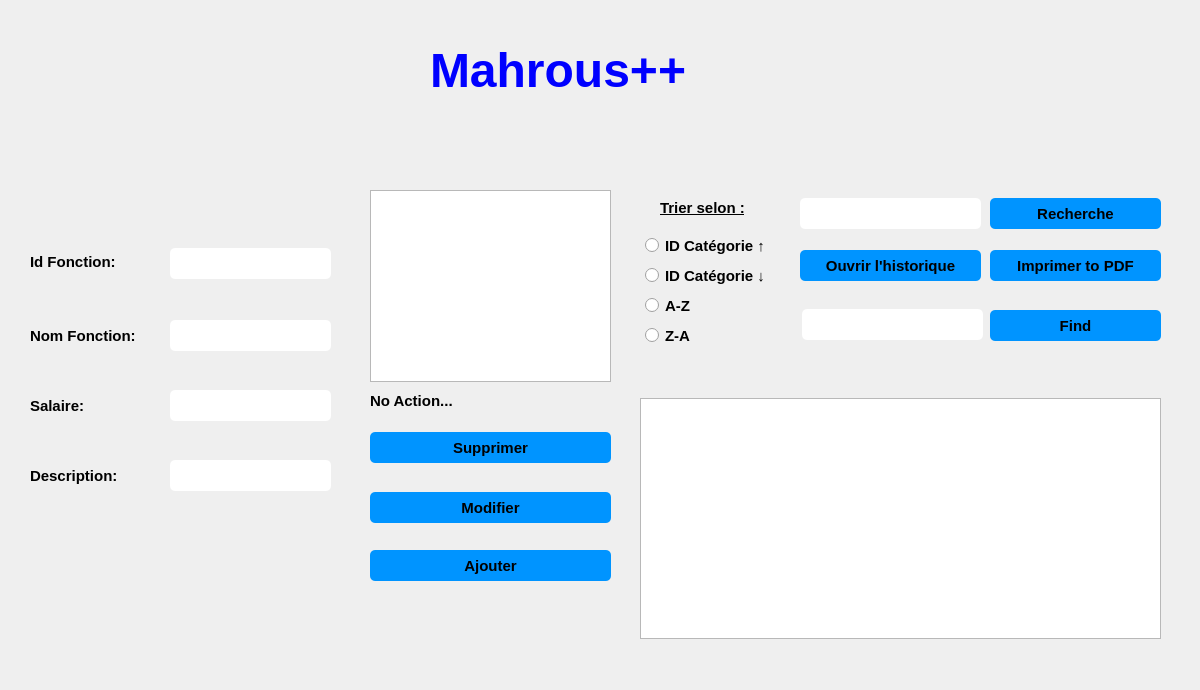
<?xml version="1.0" encoding="UTF-8"?>
<ui version="4.0">
 <class>rh_fonctions</class>
 <widget class="QDialog" name="rh_fonctions">
  <property name="geometry">
   <rect>
    <x>0</x>
    <y>0</y>
    <width>1200</width>
    <height>690</height>
   </rect>
  </property>
  <property name="windowTitle">
   <string>Dialog</string>
  </property>
  <widget class="QPushButton" name="AjouterCategorieMateriel">
   <property name="geometry">
    <rect>
     <x>370</x>
     <y>550</y>
     <width>241</width>
     <height>31</height>
    </rect>
   </property>
   <property name="font">
    <font>
     <pointsize>11</pointsize>
     <weight>75</weight>
     <bold>true</bold>
    </font>
   </property>
   <property name="styleSheet">
    <string notr="true">QPushButton {
padding: 5px;
border-radius: 5px;
background-color:#0094ff;
font-weight: bold;
}
QPushButton:hover
{
color :white;
}</string>
   </property>
   <property name="text">
    <string>Ajouter</string>
   </property>
  </widget>
  <widget class="QLabel" name="label_2">
   <property name="geometry">
    <rect>
     <x>30</x>
     <y>290</y>
     <width>123</width>
     <height>91</height>
    </rect>
   </property>
   <property name="font">
    <font>
     <pointsize>11</pointsize>
     <weight>75</weight>
     <bold>true</bold>
    </font>
   </property>
   <property name="text">
    <string>Nom Fonction:</string>
   </property>
  </widget>
  <widget class="QTableView" name="affichage">
   <property name="geometry">
    <rect>
     <x>370</x>
     <y>190</y>
     <width>241</width>
     <height>192</height>
    </rect>
   </property>
   <attribute name="verticalHeaderVisible">
    <bool>false</bool>
   </attribute>
  </widget>
  <widget class="QLineEdit" name="cx_idFonction">
   <property name="geometry">
    <rect>
     <x>170</x>
     <y>248</y>
     <width>161</width>
     <height>31</height>
    </rect>
   </property>
   <property name="styleSheet">
    <string notr="true">QLineEdit {
padding: 5px;
border-radius: 5px;

font-weight: bold;
}</string>
   </property>
  </widget>
  <widget class="QPushButton" name="ModifierCategorieMaeriel">
   <property name="geometry">
    <rect>
     <x>370</x>
     <y>492</y>
     <width>241</width>
     <height>31</height>
    </rect>
   </property>
   <property name="font">
    <font>
     <pointsize>11</pointsize>
     <weight>75</weight>
     <bold>true</bold>
    </font>
   </property>
   <property name="styleSheet">
    <string notr="true">QPushButton {
padding: 5px;
border-radius: 5px;
background-color:#0094ff;
font-weight: bold;
}
QPushButton:hover
{
color :white;
}</string>
   </property>
   <property name="text">
    <string>Modifier</string>
   </property>
  </widget>
  <widget class="QLabel" name="label">
   <property name="geometry">
    <rect>
     <x>30</x>
     <y>218</y>
     <width>123</width>
     <height>87</height>
    </rect>
   </property>
   <property name="font">
    <font>
     <pointsize>11</pointsize>
     <weight>75</weight>
     <bold>true</bold>
    </font>
   </property>
   <property name="text">
    <string>Id Fonction:</string>
   </property>
  </widget>
  <widget class="QLabel" name="status">
   <property name="geometry">
    <rect>
     <x>370</x>
     <y>380</y>
     <width>251</width>
     <height>41</height>
    </rect>
   </property>
   <property name="font">
    <font>
     <pointsize>11</pointsize>
     <weight>75</weight>
     <bold>true</bold>
    </font>
   </property>
   <property name="text">
    <string>No Action...</string>
   </property>
  </widget>
  <widget class="QLineEdit" name="cx_nomFonction">
   <property name="geometry">
    <rect>
     <x>170</x>
     <y>320</y>
     <width>161</width>
     <height>31</height>
    </rect>
   </property>
   <property name="styleSheet">
    <string notr="true">QLineEdit {
padding: 5px;
border-radius: 5px;

font-weight: bold;
}</string>
   </property>
  </widget>
  <widget class="QPushButton" name="SupprimerCategorieMateriel">
   <property name="geometry">
    <rect>
     <x>370</x>
     <y>432</y>
     <width>241</width>
     <height>31</height>
    </rect>
   </property>
   <property name="font">
    <font>
     <pointsize>11</pointsize>
     <weight>75</weight>
     <bold>true</bold>
    </font>
   </property>
   <property name="styleSheet">
    <string notr="true">QPushButton {
padding: 5px;
border-radius: 5px;
background-color:#0094ff;
font-weight: bold;
}
QPushButton:hover
{
color :white;
}</string>
   </property>
   <property name="text">
    <string>Supprimer</string>
   </property>
  </widget>
  <widget class="QPushButton" name="ImprimerpdfHistoriqueCategorieMateriel">
   <property name="geometry">
    <rect>
     <x>990</x>
     <y>250</y>
     <width>171</width>
     <height>31</height>
    </rect>
   </property>
   <property name="font">
    <font>
     <pointsize>11</pointsize>
     <weight>75</weight>
     <bold>true</bold>
    </font>
   </property>
   <property name="styleSheet">
    <string notr="true">QPushButton {
padding: 5px;
border-radius: 5px;
background-color:#0094ff;
font-weight: bold;
}
QPushButton:hover
{
color :white;
}</string>
   </property>
   <property name="text">
    <string>Imprimer to PDF</string>
   </property>
  </widget>
  <widget class="QPushButton" name="RechercheCategorieMateriel">
   <property name="geometry">
    <rect>
     <x>990</x>
     <y>198</y>
     <width>171</width>
     <height>31</height>
    </rect>
   </property>
   <property name="font">
    <font>
     <family>MS Shell Dlg 2</family>
     <pointsize>11</pointsize>
     <weight>75</weight>
     <bold>true</bold>
    </font>
   </property>
   <property name="styleSheet">
    <string notr="true">QPushButton {
padding: 5px;
border-radius: 5px;
background-color:#0094ff;
font-weight: bold;
}
QPushButton:hover
{
color :white;
}</string>
   </property>
   <property name="text">
    <string>Recherche</string>
   </property>
  </widget>
  <widget class="QPushButton" name="HistoriqueCategorieMateriel">
   <property name="geometry">
    <rect>
     <x>800</x>
     <y>250</y>
     <width>181</width>
     <height>31</height>
    </rect>
   </property>
   <property name="font">
    <font>
     <pointsize>11</pointsize>
     <weight>75</weight>
     <bold>true</bold>
    </font>
   </property>
   <property name="styleSheet">
    <string notr="true">QPushButton {
padding: 5px;
border-radius: 5px;
background-color:#0094ff;
font-weight: bold;
}
QPushButton:hover
{
color :white;
}</string>
   </property>
   <property name="text">
    <string>Ouvrir l'historique</string>
   </property>
  </widget>
  <widget class="QTextBrowser" name="historique_categorie">
   <property name="geometry">
    <rect>
     <x>640</x>
     <y>398</y>
     <width>521</width>
     <height>241</height>
    </rect>
   </property>
   <property name="font">
    <font>
     <pointsize>10</pointsize>
     <weight>75</weight>
     <bold>true</bold>
    </font>
   </property>
  </widget>
  <widget class="QRadioButton" name="trieriddecroi">
   <property name="geometry">
    <rect>
     <x>640</x>
     <y>260</y>
     <width>141</width>
     <height>31</height>
    </rect>
   </property>
   <property name="font">
    <font>
     <pointsize>11</pointsize>
     <weight>75</weight>
     <bold>true</bold>
    </font>
   </property>
   <property name="styleSheet">
    <string notr="true">
padding: 5px;
border-radius: 5px;

font-weight: bold;
</string>
   </property>
   <property name="text">
    <string>ID Catégorie ↓</string>
   </property>
  </widget>
  <widget class="QLineEdit" name="lineEdit_HR">
   <property name="geometry">
    <rect>
     <x>802</x>
     <y>309</y>
     <width>181</width>
     <height>31</height>
    </rect>
   </property>
   <property name="styleSheet">
    <string notr="true">QLineEdit {
padding: 5px;
border-radius: 5px;

font-weight: bold;
}</string>
   </property>
  </widget>
  <widget class="QRadioButton" name="trierAZ">
   <property name="geometry">
    <rect>
     <x>640</x>
     <y>290</y>
     <width>83</width>
     <height>31</height>
    </rect>
   </property>
   <property name="font">
    <font>
     <pointsize>11</pointsize>
     <weight>75</weight>
     <bold>true</bold>
    </font>
   </property>
   <property name="styleSheet">
    <string notr="true">
padding: 5px;
border-radius: 5px;

font-weight: bold;
</string>
   </property>
   <property name="text">
    <string>A-Z</string>
   </property>
  </widget>
  <widget class="QPushButton" name="RecherhceHistoriqueCategoreMateriel">
   <property name="geometry">
    <rect>
     <x>990</x>
     <y>310</y>
     <width>171</width>
     <height>31</height>
    </rect>
   </property>
   <property name="font">
    <font>
     <pointsize>11</pointsize>
     <weight>75</weight>
     <bold>true</bold>
    </font>
   </property>
   <property name="styleSheet">
    <string notr="true">QPushButton {
padding: 5px;
border-radius: 5px;
background-color:#0094ff;
font-weight: bold;
}
QPushButton:hover
{
color :white;
}</string>
   </property>
   <property name="text">
    <string>Find</string>
   </property>
  </widget>
  <widget class="QLineEdit" name="lineEdit_recherche">
   <property name="geometry">
    <rect>
     <x>800</x>
     <y>198</y>
     <width>181</width>
     <height>31</height>
    </rect>
   </property>
   <property name="styleSheet">
    <string notr="true">QLineEdit {
padding: 5px;
border-radius: 5px;

font-weight: bold;
}</string>
   </property>
  </widget>
  <widget class="QRadioButton" name="trieridcroi">
   <property name="geometry">
    <rect>
     <x>640</x>
     <y>230</y>
     <width>151</width>
     <height>31</height>
    </rect>
   </property>
   <property name="font">
    <font>
     <pointsize>11</pointsize>
     <weight>75</weight>
     <bold>true</bold>
    </font>
   </property>
   <property name="styleSheet">
    <string notr="true">
padding: 5px;
border-radius: 5px;

font-weight: bold;
</string>
   </property>
   <property name="text">
    <string>ID Catégorie ↑ </string>
   </property>
  </widget>
  <widget class="QLabel" name="label_5">
   <property name="geometry">
    <rect>
     <x>660</x>
     <y>200</y>
     <width>111</width>
     <height>16</height>
    </rect>
   </property>
   <property name="font">
    <font>
     <pointsize>11</pointsize>
     <weight>75</weight>
     <bold>true</bold>
     <underline>true</underline>
    </font>
   </property>
   <property name="text">
    <string>Trier selon :</string>
   </property>
  </widget>
  <widget class="QRadioButton" name="trierZA">
   <property name="geometry">
    <rect>
     <x>640</x>
     <y>320</y>
     <width>83</width>
     <height>31</height>
    </rect>
   </property>
   <property name="font">
    <font>
     <pointsize>11</pointsize>
     <weight>75</weight>
     <bold>true</bold>
    </font>
   </property>
   <property name="styleSheet">
    <string notr="true">
padding: 5px;
border-radius: 5px;

font-weight: bold;
</string>
   </property>
   <property name="text">
    <string>Z-A</string>
   </property>
  </widget>
  <widget class="QLabel" name="pic">
   <property name="geometry">
    <rect>
     <x>0</x>
     <y>0</y>
     <width>1200</width>
     <height>690</height>
    </rect>
   </property>
   <property name="text">
    <string/>
   </property>
  </widget>
  <widget class="QLabel" name="remarque_nom">
   <property name="geometry">
    <rect>
     <x>330</x>
     <y>320</y>
     <width>31</width>
     <height>31</height>
    </rect>
   </property>
   <property name="font">
    <font>
     <pointsize>15</pointsize>
     <weight>75</weight>
     <bold>true</bold>
    </font>
   </property>
   <property name="styleSheet">
    <string notr="true">color:red;</string>
   </property>
   <property name="text">
    <string/>
   </property>
  </widget>
  <widget class="QLabel" name="text_id">
   <property name="geometry">
    <rect>
     <x>180</x>
     <y>288</y>
     <width>151</width>
     <height>21</height>
    </rect>
   </property>
   <property name="font">
    <font>
     <pointsize>7</pointsize>
     <weight>75</weight>
     <bold>true</bold>
    </font>
   </property>
   <property name="styleSheet">
    <string notr="true">color:red;</string>
   </property>
   <property name="text">
    <string/>
   </property>
  </widget>
  <widget class="QLabel" name="text_vide">
   <property name="geometry">
    <rect>
     <x>30</x>
     <y>178</y>
     <width>281</width>
     <height>21</height>
    </rect>
   </property>
   <property name="font">
    <font>
     <pointsize>7</pointsize>
     <weight>75</weight>
     <bold>true</bold>
    </font>
   </property>
   <property name="styleSheet">
    <string notr="true">color:red;</string>
   </property>
   <property name="text">
    <string/>
   </property>
  </widget>
  <widget class="QLabel" name="remarque_id">
   <property name="geometry">
    <rect>
     <x>330</x>
     <y>248</y>
     <width>41</width>
     <height>31</height>
    </rect>
   </property>
   <property name="font">
    <font>
     <pointsize>15</pointsize>
     <weight>75</weight>
     <bold>true</bold>
    </font>
   </property>
   <property name="styleSheet">
    <string notr="true">color:red;</string>
   </property>
   <property name="text">
    <string/>
   </property>
  </widget>
  <widget class="QLabel" name="text_nom">
   <property name="geometry">
    <rect>
     <x>170</x>
     <y>360</y>
     <width>191</width>
     <height>31</height>
    </rect>
   </property>
   <property name="font">
    <font>
     <pointsize>7</pointsize>
     <weight>75</weight>
     <bold>true</bold>
    </font>
   </property>
   <property name="styleSheet">
    <string notr="true">color:red;</string>
   </property>
   <property name="text">
    <string/>
   </property>
  </widget>
  <widget class="QLabel" name="label_10">
   <property name="geometry">
    <rect>
     <x>430</x>
     <y>30</y>
     <width>321</width>
     <height>81</height>
    </rect>
   </property>
   <property name="text">
    <string>&lt;html&gt;&lt;head/&gt;&lt;body&gt;&lt;p&gt;&lt;span style=&quot; font-size:36pt; font-weight:600; color:#0000ff;&quot;&gt;Mahrous++&lt;/span&gt;&lt;/p&gt;&lt;/body&gt;&lt;/html&gt;</string>
   </property>
  </widget>
  <widget class="QLabel" name="label_4">
   <property name="geometry">
    <rect>
     <x>30</x>
     <y>360</y>
     <width>123</width>
     <height>91</height>
    </rect>
   </property>
   <property name="font">
    <font>
     <pointsize>11</pointsize>
     <weight>75</weight>
     <bold>true</bold>
    </font>
   </property>
   <property name="text">
    <string>Salaire:</string>
   </property>
  </widget>
  <widget class="QLineEdit" name="cx_salaire">
   <property name="geometry">
    <rect>
     <x>170</x>
     <y>390</y>
     <width>161</width>
     <height>31</height>
    </rect>
   </property>
   <property name="styleSheet">
    <string notr="true">QLineEdit {
padding: 5px;
border-radius: 5px;

font-weight: bold;
}</string>
   </property>
  </widget>
  <widget class="QLabel" name="remarque_salaire">
   <property name="geometry">
    <rect>
     <x>330</x>
     <y>390</y>
     <width>31</width>
     <height>31</height>
    </rect>
   </property>
   <property name="font">
    <font>
     <pointsize>15</pointsize>
     <weight>75</weight>
     <bold>true</bold>
    </font>
   </property>
   <property name="styleSheet">
    <string notr="true">color:red;</string>
   </property>
   <property name="text">
    <string/>
   </property>
  </widget>
  <widget class="QLabel" name="text_salaire">
   <property name="geometry">
    <rect>
     <x>170</x>
     <y>430</y>
     <width>191</width>
     <height>31</height>
    </rect>
   </property>
   <property name="font">
    <font>
     <pointsize>7</pointsize>
     <weight>75</weight>
     <bold>true</bold>
    </font>
   </property>
   <property name="styleSheet">
    <string notr="true">color:red;</string>
   </property>
   <property name="text">
    <string/>
   </property>
  </widget>
  <widget class="QLabel" name="label_6">
   <property name="geometry">
    <rect>
     <x>30</x>
     <y>430</y>
     <width>123</width>
     <height>91</height>
    </rect>
   </property>
   <property name="font">
    <font>
     <pointsize>11</pointsize>
     <weight>75</weight>
     <bold>true</bold>
    </font>
   </property>
   <property name="text">
    <string>Description:</string>
   </property>
  </widget>
  <widget class="QLineEdit" name="cx_description">
   <property name="geometry">
    <rect>
     <x>170</x>
     <y>460</y>
     <width>161</width>
     <height>31</height>
    </rect>
   </property>
   <property name="styleSheet">
    <string notr="true">QLineEdit {
padding: 5px;
border-radius: 5px;

font-weight: bold;
}</string>
   </property>
  </widget>
  <widget class="QLabel" name="remarque_desc">
   <property name="geometry">
    <rect>
     <x>330</x>
     <y>460</y>
     <width>31</width>
     <height>31</height>
    </rect>
   </property>
   <property name="font">
    <font>
     <pointsize>15</pointsize>
     <weight>75</weight>
     <bold>true</bold>
    </font>
   </property>
   <property name="styleSheet">
    <string notr="true">color:red;</string>
   </property>
   <property name="text">
    <string/>
   </property>
  </widget>
  <widget class="QLabel" name="text_desc">
   <property name="geometry">
    <rect>
     <x>170</x>
     <y>500</y>
     <width>191</width>
     <height>31</height>
    </rect>
   </property>
   <property name="font">
    <font>
     <pointsize>7</pointsize>
     <weight>75</weight>
     <bold>true</bold>
    </font>
   </property>
   <property name="styleSheet">
    <string notr="true">color:red;</string>
   </property>
   <property name="text">
    <string/>
   </property>
  </widget>
  <zorder>pic</zorder>
  <zorder>AjouterCategorieMateriel</zorder>
  <zorder>label_2</zorder>
  <zorder>affichage</zorder>
  <zorder>cx_idFonction</zorder>
  <zorder>ModifierCategorieMaeriel</zorder>
  <zorder>label</zorder>
  <zorder>status</zorder>
  <zorder>cx_nomFonction</zorder>
  <zorder>SupprimerCategorieMateriel</zorder>
  <zorder>ImprimerpdfHistoriqueCategorieMateriel</zorder>
  <zorder>RechercheCategorieMateriel</zorder>
  <zorder>HistoriqueCategorieMateriel</zorder>
  <zorder>historique_categorie</zorder>
  <zorder>trieriddecroi</zorder>
  <zorder>lineEdit_HR</zorder>
  <zorder>trierAZ</zorder>
  <zorder>RecherhceHistoriqueCategoreMateriel</zorder>
  <zorder>lineEdit_recherche</zorder>
  <zorder>trieridcroi</zorder>
  <zorder>label_5</zorder>
  <zorder>trierZA</zorder>
  <zorder>remarque_nom</zorder>
  <zorder>text_id</zorder>
  <zorder>text_vide</zorder>
  <zorder>remarque_id</zorder>
  <zorder>text_nom</zorder>
  <zorder>label_10</zorder>
  <zorder>label_4</zorder>
  <zorder>cx_salaire</zorder>
  <zorder>remarque_salaire</zorder>
  <zorder>text_salaire</zorder>
  <zorder>label_6</zorder>
  <zorder>cx_description</zorder>
  <zorder>remarque_desc</zorder>
  <zorder>text_desc</zorder>
 </widget>
 <resources/>
 <connections/>
</ui>
